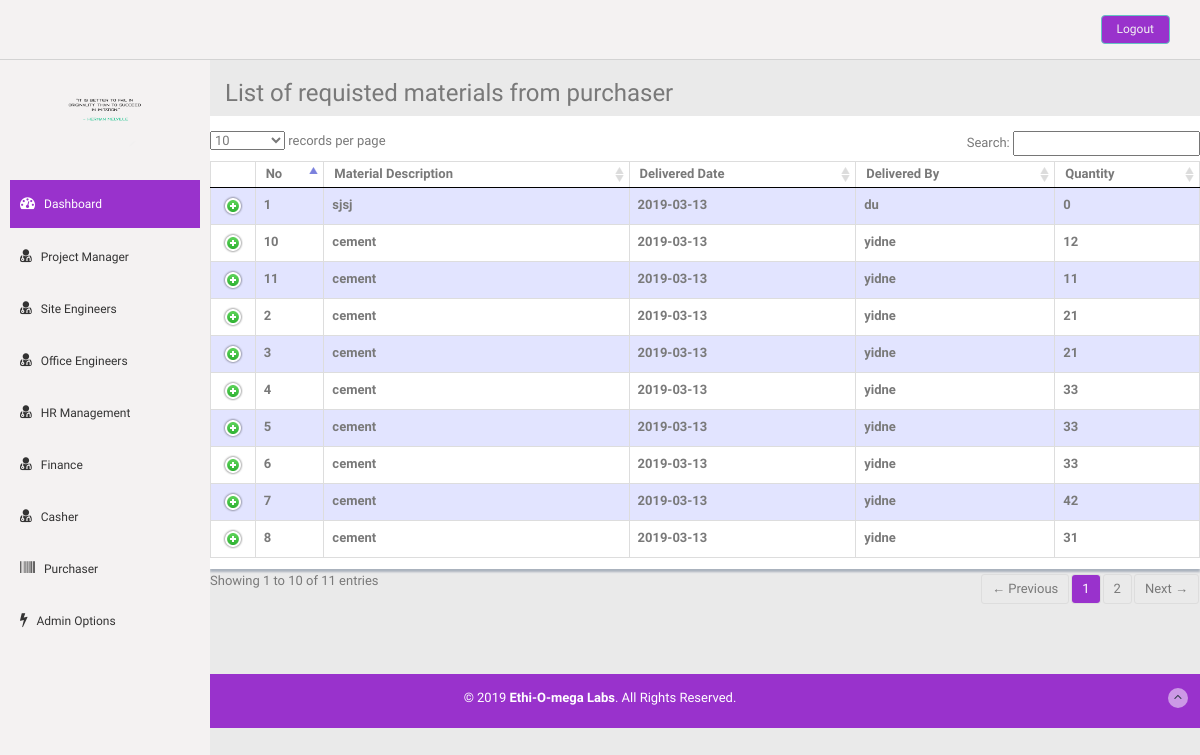
Page /inventory_record.php (signed in) on the committed database.
### tables this page shows
CREATE TABLE `inventory_record` (
  `id` int(11) NOT NULL,
  `material_description` text NOT NULL,
  `delivered_date` date NOT NULL,
  `delivered_by` varchar(30) NOT NULL,
  `unit` int(11) NOT NULL,
  `quantity` int(11) NOT NULL,
  `unit_price` int(11) NOT NULL,
  `total_price` int(11) NOT NULL,
  `remark` int(11) NOT NULL
);

### db_functions.php (called while the page is built, shortened)
<?php
class DB_Functions {
    private $db;
    function __construct() {
        $this->db = new DB_Connect();
        $this->db->connect();
    }
    public function inventoryRecord(){
        $connection = $this->db->connect();
        $result = mysqli_query($connection,"SELECT * FROM inventory_record");
        return $result;
    }
  }
?>

### inventory_record.php (the view, shortened to what this page needs)
<?php
if(isset($_SESSION["loggedin"]) == true) {
  $role=$_SESSION["role"];
?>
<!DOCTYPE html>
<html lang="en">
<head>
  <link href="lib/bootstrap/css/bootstrap.min.css" rel="stylesheet">
  <link href="lib/font-awesome/css/font-awesome.css" rel="stylesheet" />
  <link href="lib/advanced-datatable/css/demo_page.css" rel="stylesheet" />
  <link href="lib/advanced-datatable/css/demo_table.css" rel="stylesheet" />
  <link rel="stylesheet" href="lib/advanced-datatable/css/DT_bootstrap.css" />
  <link href="css/style.css" rel="stylesheet">
  <link href="css/style-responsive.css" rel="stylesheet">
</head>
<body>
<section id="container">
    <header class="header black-bg">
     <?php
        $rl="Inventory_officer";
          ?>
      <div class="top-menu">
        <ul class="nav pull-right top-menu">
            <li><a class="logout" href="login.php?id=0">Logout</a></li>
        </ul>
      </div>
    </header>
      <?php
       if($role==$rl){?>
    <aside>
      <div id="sidebar" class="nav-collapse ">
        <ul class="sidebar-menu" id="nav-accordion">
          <p class="centered">
              <svg width="100" height="100">
              <g>
              <circle cx="50" cy="50" r="50" fill="#fff"></circle>
              <text x="50%" y="70%" alignment-baseline="middle" text-anchor="middle" font-size="50" fill="black">    </text>
              </g>
              </svg>
              </a>
          </p>
          <h5 class="centered">  </h5>
          <center><p><span class="label label-success"> </span></p></center>
          <li class="sub-menu">
            <a href="index.php">
              <i class="fa fa-dashboard"></i>
              <span>Dashboard</span>
            </a>
          </li>
          <li class="sub-menu">
            <a href="store.php">
              <i class="fa fa-stores"></i>
              <span>Store</span>
              </a>
          </li>
          <li class="sub-menu">
            <a href="inventory_record.php">
              <i class="fa fa-record"></i>
              <span>Inventory Record</span>
              </a>
          </li>
          <li class="sub-menu">
            <a href="javascript:;">
              <i class="fa fa-tasks"></i>
              <span>Report Center</span>
              </a>
          </li>
        </ul>
      </div>
    </aside>
      <?php }else{?>
        <div id="sidebar" class="nav-collapse ">
        <ul class="sidebar-menu" id="nav-accordion">
          <p class="centered"><a href="profile.html"><img src="img/1.png" class="img-circle" width="80"></a></p>
          <li class="mt">
            <a class="active" href="index.php">
              <i class="fa fa-dashboard"></i>
              <span>Dashboard</span>
              </a>
          </li>
          <li class="sub-menu">
            <a href="index.php">
              <i class="fa fa-user-md"></i>
              <span>Project Manager</span>
              </a>
          </li>
		  <li class="sub-menu">
            <a href="index.php">
              <i class="fa fa-user-md"></i>
              <span>Site Engineers</span>
              </a>
          </li>
		  <li class="sub-menu">
            <a href="index.php">
              <i class="fa fa-user-md"></i>
              <span>Office Engineers</span>
              </a>
          </li>
		  <li class="sub-menu">
            <a href="index.php">
              <i class="fa fa-user-md"></i>
              <span>HR Management</span>
              </a>
          </li>
		  <li class="sub-menu">
            <a href="index.php">
              <i class="fa fa-user-md"></i>
              <span>Finance</span>
              </a>
          </li>
		  <li class="sub-menu">
            <a href="index.php">
              <i class="fa fa-user-md"></i>
              <span>Casher</span>
              </a>
          </li>
          <li class="sub-menu">
            <a href="javascript:;">
              <i class="fa fa-barcode"></i>
              <span>Purchaser</span>
              </a>
          </li>
          <li class="sub-menu">
            <a href="javascript:;">
              <i class="fa fa-flash"></i>
              <span>Admin Options</span>
              </a>
          </li>
        </ul>
       </div>
      <?php }
      ?>
    <section id="main-content">
      <section class="wrapper">
        <h3>List of requisted materials from purchaser </h3>
        <div class="row mb">
          <div class="content-panel">
            <div class="adv-table">
            <form action="" method="post">
              <table cellpadding="0" cellspacing="0" border="0" class="display table table-bordered" id="hidden-table-info">
                <thead>
                  <tr>
                            <th> No</th>
                            <th> Material&nbsp;Description</th>
                            <th> Delivered&nbsp;Date</th>
                            <th>Delivered&nbsp;By</th>
                            <th>Quantity</th>
                  </tr>
                </thead>
                <tbody>
                        <?php
                           include_once 'db_functions.php';
                           $db = new DB_Functions();
                           $res = $db->inventoryRecord();
                             if($res) {
                             $found_user = mysqli_num_rows($res);
                              if($found_user > 0) {
                                ?>
                                <?php while($row = mysqli_fetch_array($res)) {
                                    ?>
                                  <tr>
                                    <th> <?php echo  $type=$row["id"]; ?></th>
                                    <th><?php echo $row["material_description"]; ?></th>
                                    <th><?php echo $row["delivered_date"]; ?></th>
                                    <th><?php echo $row["delivered_by"]; ?></th>
                                    <th><?php echo $row["quantity"]; ?></th>
                                </tr>
                             <?php
                                }
                             }
                            }
                              ?>
                </tbody>
              </table>
           </form>
            </div>
          </div>
        </div>
      </section>
    </section>
    <footer class="site-footer">
      <div class="text-center">
        <p>
          &copy; 2019 <strong>Ethi-O-mega Labs</strong>. All Rights Reserved.
        </p>
        <a href="purchasing_request.php#" class="go-top">
          <i class="fa fa-angle-up"></i>
          </a>
      </div>
    </footer>
  </section>
</body>
</html>
<?php
} else {
  header("Location: login.php");
}
?>

### css/style.css (style rules this page uses)
body { color: #797979; background: #eaeaea; font-family: 'Ruda', sans-serif; padding: 0px !important; margin: 0px !important; font-size:13px; }
ul li { list-style: none; }
a, a:hover, a:focus { text-decoration: none; outline: none; }
#container { width: 100%; height: 100%; }
.centered { text-align: center; }
.mt { margin-top: 25px; }
.mb { margin-bottom: 25px; }
ul.top-menu > li > .logout { color: #f2f2f2; font-size: 12px; border-radius: 4px; -webkit-border-radius: 4px; border: 1px solid #64c3c2 !important; padding: 5px 15px; margin-right: 15px; background: #9932CC; margin-top: 15px; }
#sidebar { width: 210px; height: 100%; position: fixed; background: #f4f2f2; }
#sidebar ul li { position: relative; }
ul.sidebar-menu , ul.sidebar-menu li ul.sub { margin: -2px 0 0; padding: 0; }
ul.sidebar-menu { margin-top: 75px; }
ul.sidebar-menu li { margin-bottom: 5px; margin-left:10px; margin-right:10px; }
ul.sidebar-menu li.sub-menu { line-height: 15px; }
ul.sidebar-menu li a span { display: inline-block; }
ul.sidebar-menu li a { color: #333333; text-decoration: none; display: block; padding: 15px 0 15px 10px; font-size: 12px; outline: none; -webkit-transition: all 0.3s ease; -moz-transition: all 0.3s ease; -o-transition: all 0.3s ease; -ms-transition: all 0.3s ease; transition: all 0.3s ease; }
ul.sidebar-menu li a.active, ul.sidebar-menu li a:hover, ul.sidebar-menu li a:focus { background: #9932CC; color: #fff; display: block; -webkit-transition: all 0.3s ease; -moz-transition: all 0.3s ease; -o-transition: all 0.3s ease; -ms-transition: all 0.3s ease; transition: all 0.3s ease; }
ul.sidebar-menu li a i { font-size: 15px; padding-right: 6px; }
ul.sidebar-menu li a.active i { color: #fff; }
#main-content { margin-left: 210px; }
.header, .footer { min-height: 60px; padding: 0 15px; }
.header { position: fixed; left: 0; right: 0; z-index: 1002; }
.black-bg { background: #f4f2f2; border-bottom: 1px solid lightgray; }
.wrapper { display: inline-block; margin-top: 60px; padding-left: 15px; padding-right: 15px; padding-bottom: 15px; padding-top: 0px; width: 100%; }
#top_menu .nav > li, ul.top-menu > li { float: left; }
ul.top-menu > li > a { color: #666666; font-size: 16px; border-radius: 4px; -webkit-border-radius: 4px; border:1px solid #666666 !important; padding: 2px 6px; margin-right: 15px; }
.content-panel { background: #ffffff; box-shadow: 0px 3px 2px #aab2bd; padding-top: 15px; padding-bottom: 5px; }
.site-footer { background: #9932CC; color: #fff; padding: 15px 0; }
.site-footer p { margin-bottom: 5px; }
.go-top { margin-right: 1%; margin-top: -25px; float: right; background: rgba(255,255,255,.5); width: 20px; height: 20px; border-radius: 50%; -webkit-border-radius: 50%; }
.go-top i { color: #2A3542; }

### rows in the picture
inventory_record: id "1", material_description "sjsj", delivered_date "2019-03-13", delivered_by "du", quantity "0"
inventory_record: id "2", material_description "cement", delivered_date "2019-03-13", delivered_by "yidne", quantity "21"
inventory_record: id "3", material_description "cement", delivered_date "2019-03-13", delivered_by "yidne", quantity "21"
inventory_record: id "4", material_description "cement", delivered_date "2019-03-13", delivered_by "yidne", quantity "33"
inventory_record: id "5", material_description "cement", delivered_date "2019-03-13", delivered_by "yidne", quantity "33"
inventory_record: id "6", material_description "cement", delivered_date "2019-03-13", delivered_by "yidne", quantity "33"
inventory_record: id "7", material_description "cement", delivered_date "2019-03-13", delivered_by "yidne", quantity "42"
inventory_record: id "8", material_description "cement", delivered_date "2019-03-13", delivered_by "yidne", quantity "31"
inventory_record: id "10", material_description "cement", delivered_date "2019-03-13", delivered_by "yidne", quantity "12"
inventory_record: id "11", material_description "cement", delivered_date "2019-03-13", delivered_by "yidne", quantity "11"
